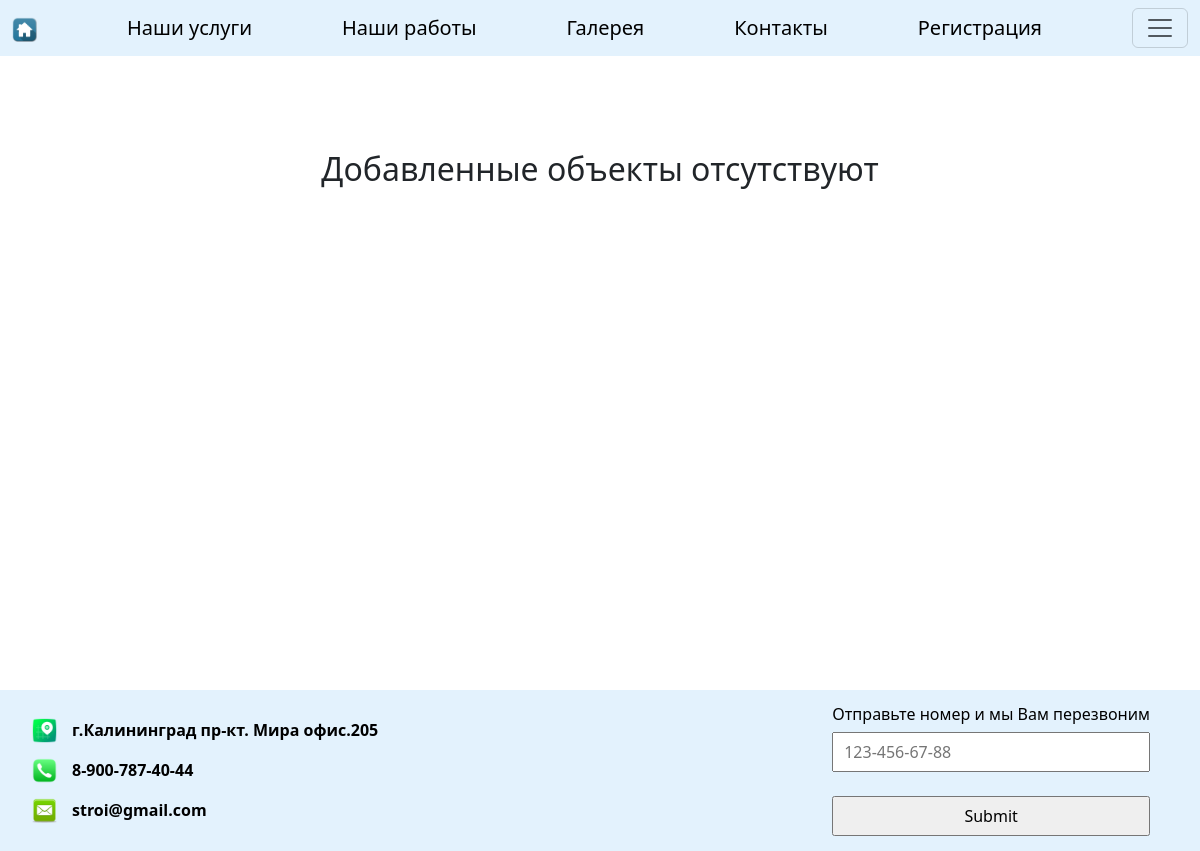
Screenshot of /repair_of_apartments/info-objects/ with the database file from the repository.
### main_1/models.py (models this page shows, shortened)
class ContactOfOrganization(models.Model):
    address = models.CharField(max_length=1000)
    phone = models.CharField(max_length=50)
    email = models.CharField(max_length=100)

### repair_of_apartments/views.py (the view)
# urls.py: path('info-objects/', views.view_type_objects, name='info-objects'),
def view_type_objects(request):
    contact_org = ContactOfOrganization.objects.all()
    type_all = TypeOfServices.objects.get(title='Ремонт квартир')
    all_obj = type_all.myobject_set.all()
    print(all_obj)
    context = {
        'all_obj': all_obj,
        'contact': contact_org,
    }
    return render(request, 'repair_of_apartments/info-objects.html', context)

### repair_of_apartments/templates/repair_of_apartments/info-objects.html
{% extends 'repair_of_apartments/index.html' %}
{% block content %}
<div class="grid_review" style="padding-top: 150px; padding-bottom: 150px">
{% for field in all_obj %}
<div class="card" style="width: 22rem;">
  <div class="card-body">
    <h5 class="card-title">{{ field.city }}</h5>
      <div class="img_rating">
      <img src="{{ field.image.url }}"  alt="..." style="width: 150px; height: 100px">
      </div>
    <p class="card-text">{{ field.description }}</p>
      <p class="card-text">{{ field.date }}</p>
  </div>
</div>
    {% empty %}
          <div class="false_block" style="height: 340px">
              <h2>Добавленные объекты отсутствуют</h2>
          </div>
{% endfor %}
</div>
{% endblock %}

### repair_of_apartments/templates/repair_of_apartments/index.html (shortened to what this page needs)
<!DOCTYPE html>
{% load static %}
<html lang="en">
<head>
     <link rel="stylesheet" href="{% static 'css/style.css' %}">
    <link rel="stylesheet" href="{% static 'css/style.scss' %}">
    <link rel="stylesheet" href="https://cdn.jsdelivr.net/npm/bootstrap@5.3.0-alpha3/dist/css/bootstrap.min.css">
</head>
<body>
{% block title %}
<nav class="navbar fixed-top" style='background-color: #e3f2fd'>
  <div class="container-fluid">
   <a class="navbar-brand" href="{% url 'index' %}"><img src="{% static 'images/home.ico' %}" alt="" style="width: 25px; height: 25px"></a>
    <a class="navbar-brand" href="{% url 'main' %}">Наши услуги</a>
    <a class="navbar-brand" href="{% url 'info-objects' %}">Наши работы</a>
    <a class="navbar-brand" href="{% url 'apartment_gallery' %}">Галерея</a>
    <a class="navbar-brand" href="{% url 'contact' %}">Контакты</a>
      {% if user.is_authenticated%}
    <a class="navbar-brand" href="{% url 'personal_account'  user.id %}">Личный кабинет</a>
      {% else %}
    <a class="navbar-brand" href="{% url 'enter' %}">Регистрация</a>
      {% endif %}
    <button class="navbar-toggler" type="button" data-bs-toggle="offcanvas" data-bs-target="#offcanvasDarkNavbar" aria-controls="offcanvasDarkNavbar" aria-label="Toggle navigation">
      <span class="navbar-toggler-icon"></span>
    </button>
  </div>
</nav>
{% endblock %}
{% block content %}{% endblock %}
{% block footer %}
<div class="footer">
            {% for fields in contact %}
                <ul class="contact_list">
                    <li class="contact_element">
                        <img src="{% static 'images/address_icon.png' %}" alt=""><p>{{ fields.address }}</p>
                    </li>
                    <li class="contact_element">
                        <img src="{% static 'images/phone_icon.png' %}" alt=""><p>{{ fields.phone }}</p>
                    </li>
                     <li class="contact_element">
                        <img src="{% static 'images/mail_icon.png' %}" alt=""><p>{{ fields.email }}</p>
                    </li>
                </ul>
            {% endfor %}
    <div class="footer_wrap" >
            <form action="{% url 'index' %}" method="post">
            <h6>Отправьте номер и мы Вам перезвоним</h6>
            <input type="tel" id="phone" name="phone" placeholder="123-456-67-88" pattern="[0-9]{3}-[0-9]{3}-[0-9]{2}-[0-9]{2}"
         required><br><br>
            <input type="submit">
                </form>
    </div>
</div>
{% endblock %}
</body>
</html>

### main_1/static/css/style.css (style rules this page uses)
* { box-sizing: border-box; }
html, body { width: 100%; margin: 0 auto; padding: 0; background-size: 100%100%; background-repeat: no-repeat; background-image: url("../images/repair.png"); font-family: 'PT Sans', Arial, Verdana; background-color: #a3e293; }
.footer { width: 100%; height: fit-content; background: #e3f2fd; margin-top: 50px; color: #000; font-weight: bold; display: flex; justify-content: space-between; align-items: center; }
.footer img { height: 25px; width: 25px; }
.footer>ul { padding-top: 15px; }
.footer_wrap { height: 100%; display: flex; flex-direction: row; justify-content: flex-end; margin-right: 50px; padding-top: 15px; padding-bottom: 15px }
input { width: 100%; padding: 6px 10px; box-sizing: border-box; margin-top: 4px; }
ul.contact_list>li { padding-top: 5px; padding-bottom: 5px; list-style: none; }
body.open, body:after { overflow: hidden }
* { box-sizing: border-box }
.grid_review { display: flex; flex-direction: row; flex-wrap: wrap; justify-content: space-evenly; align-items: stretch; margin-bottom: 50px; padding-top: 50px; }
.footer>ul { margin-bottom: 0; }
.contact_element { display: flex; }
ul.contact_list>li { padding-top: 0; padding-bottom: 0; }
li.contact_element>p { margin-left: 15px; }

### rows the page displays
ContactOfOrganization: address "г.Калининград пр-кт. Мира офис.205", phone "8-900-787-40-44", email "stroi@gmail.com"
